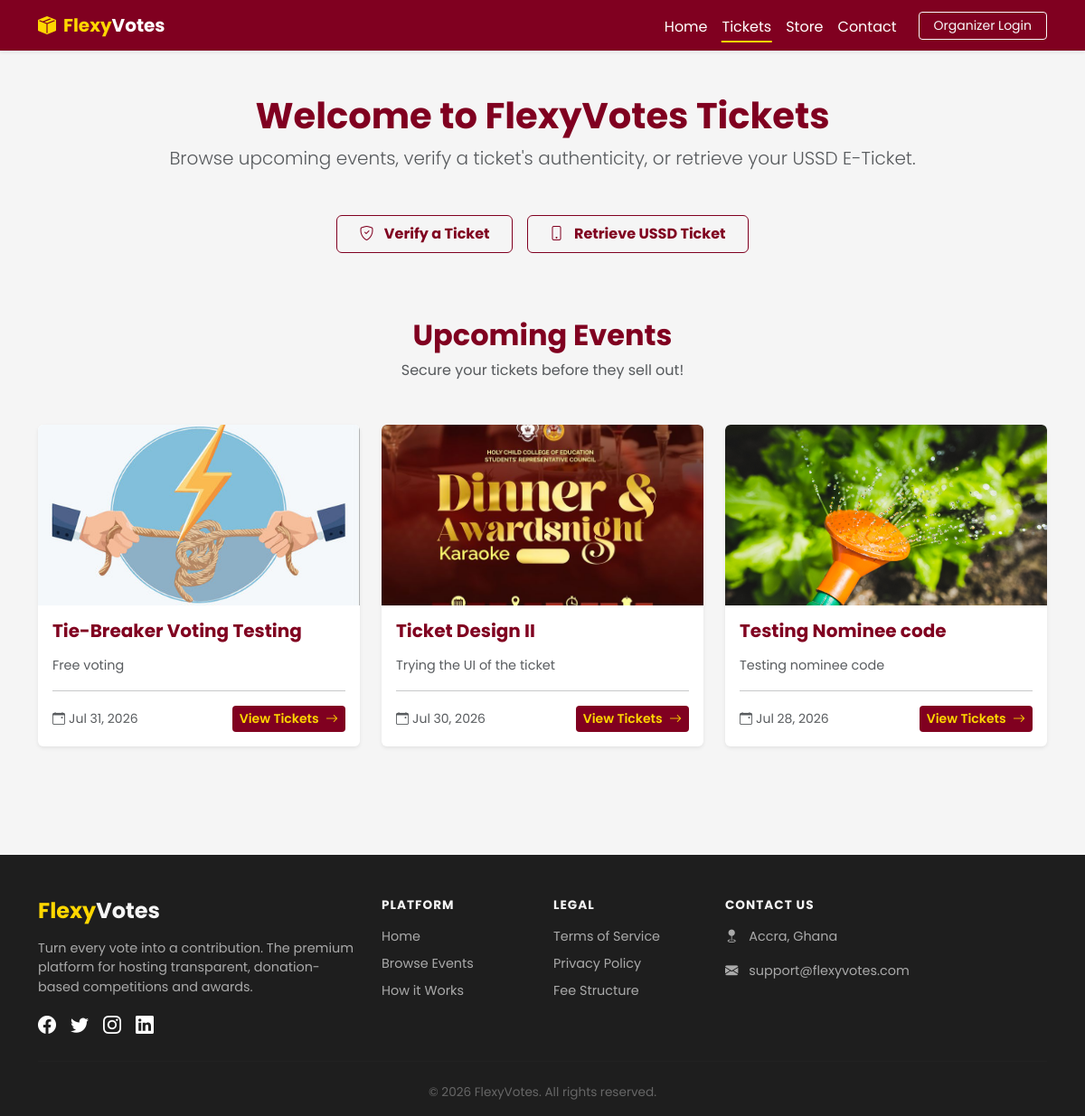
The page /tickets/ on the database its author committed.
### voting/models.py (models this page shows, shortened)
class Event(models.Model):
    class VotingMode(models.TextChoices):
        PAY_TO_VOTE = 'Pay to Vote', 'Pay to Vote'
        CODE_VOTING = 'Code Voting', 'Code Voting'
    voting_mode = models.CharField(max_length=20, choices=VotingMode.choices, default=VotingMode.PAY_TO_VOTE)
    class CodeVotingMode(models.TextChoices):
        STANDARD = 'Standard', 'Standard Codes'
        STUDENT_ID = 'Student ID', 'Student ID + Code'
    code_voting_mode = models.CharField(max_length=20, choices=CodeVotingMode.choices, default=CodeVotingMode.STANDARD)
    enable_tie_breaker = models.BooleanField(default=False) # <--- ADD THIS LINE
    title = models.CharField(max_length=200)
    description = models.TextField(blank=True)
    start_date = models.DateTimeField()
    end_date = models.DateTimeField()
    is_active = models.BooleanField(default=True)
    primary_color = models.CharField(max_length=7, default='#800020')
    accent_color = models.CharField(max_length=7, default='#FFD700')
    background_image = models.ImageField(upload_to='event_backgrounds/', blank=True, null=True, validators=[validate_file_size])
    event_image = models.ImageField(upload_to='event_flyers/', blank=True, null=True, validators=[validate_file_size])
    platform_fee_percentage = models.DecimalField(max_digits=4, decimal_places=2, default=20.00)
    organizer = models.ForeignKey(User, on_delete=models.SET_NULL, null=True, blank=True, related_name='events')

### voting/views.py (the view, shortened to what this page needs)
# urls.py: path('tickets/', views.tickets_view, name='tickets'),
def tickets_view(request):
    events_with_tickets = Event.objects.filter(is_active=True, tickets__isnull=False).distinct().order_by('-start_date')
    ticket_found = None
    error_message = None
    active_action = None # To remember which box to keep open after POST
    return render(request, 'voting/tickets.html', {
        'events': events_with_tickets,
        'ticket_found': ticket_found,
        'error_message': error_message,
        'active_action': active_action
    })

### templates/voting/tickets.html (shortened to what this page needs)
{% extends 'voting/base.html' %}
{% block content %}
<div class="container my-5">
    <div class="text-center mb-5 animate-fadeInUp delay-1">
        <h1 class="fw-bold text-wine">Welcome to FlexyVotes Tickets</h1>
        <p class="lead text-muted">Browse upcoming events, verify a ticket's authenticity, or retrieve your USSD E-Ticket.</p>
    </div>
    <div class="d-flex justify-content-center gap-3 mb-4 animate-fadeInUp delay-2">
        <button class="btn btn-outline-wine fw-bold px-4 py-2" type="button" data-bs-toggle="collapse" data-bs-target="#verifyCollapse" aria-expanded="false" aria-controls="verifyCollapse" onclick="hideOther('retrieveCollapse')">
            <i class="bi bi-shield-check me-2"></i> Verify a Ticket
        </button>
        <button class="btn btn-outline-wine fw-bold px-4 py-2" type="button" data-bs-toggle="collapse" data-bs-target="#retrieveCollapse" aria-expanded="false" aria-controls="retrieveCollapse" onclick="hideOther('verifyCollapse')">
            <i class="bi bi-phone me-2"></i> Retrieve USSD Ticket
        </button>
    </div>
    <div class="animate-fadeInUp delay-4">
        <div class="text-center mb-5">
            <h2 class="fw-bold text-wine">Upcoming Events</h2>
            <p class="text-muted">Secure your tickets before they sell out!</p>
        </div>
        <div class="row">
            {% for event in events %}
            <div class="col-md-4 mb-4">
                <div class="card h-100 shadow-sm border-0 card-hover overflow-hidden">
                    {% if event.event_image %}
                        <img src="{{ event.event_image.url }}" class="card-img-top event-flyer" alt="{{ event.title }}" style="height: 200px; width: 100%; object-fit: cover;">
                    {% else %}
                        <div style="height: 10px; background-color: {{ event.primary_color }};"></div>
                    {% endif %}
                    <div class="card-body">
                        <div class="d-flex justify-content-between align-items-start mb-2">
                            <h5 class="card-title fw-bold text-wine">{{ event.title }}</h5>
                        </div>
                        <p class="card-text text-muted" style="font-size: 0.9rem;">{{ event.description|truncatewords:15 }}</p>
                        <hr>
                        <div class="d-flex justify-content-between align-items-center">
                            <small class="text-muted"><i class="bi bi-calendar-event me-1"></i>{{ event.start_date|date:"M d, Y" }}</small>
                            <a href="{% url 'event_tickets' event.id %}" class="btn btn-sm btn-wine">View Tickets <i class="bi bi-arrow-right ms-1"></i></a>
                        </div>
                    </div>
                </div>
            </div>
            {% empty %}
            <div class="alert alert-warning text-center">No events are selling tickets right now.</div>
            {% endfor %}
        </div>
    </div>
</div>
{% endblock %}

### templates/voting/base.html (style rules this page uses)
body { font-family: 'Poppins', sans-serif; background-color: #F5F5F5; color: #1E1E1E; display: flex; flex-direction: column; min-height: 100vh; }
.text-wine { color: #800020 !important; }
.btn-wine { background-color: #800020; color: #FFD700; font-weight: 600; border: none; transition: background-color 0.3s ease; }
.btn-outline-wine { color: #800020; border: 1px solid #800020; font-weight: 600; background-color: transparent; transition: all 0.3s ease; }
.card-hover { transition: transform 0.3s ease, box-shadow 0.3s ease; }

### templates/voting/tickets.html (style rules this page uses)
.animate-fadeInUp { animation: fadeInUp 0.6s ease-out forwards; }
.delay-1 { animation-delay: 0.1s; opacity: 0; }
.delay-2 { animation-delay: 0.3s; opacity: 0; }
.delay-4 { animation-delay: 0.7s; opacity: 0; }

### rows shown on the page
Event: event_image (picture), title "Tie-Breaker Voting Testing", description "Free voting", start_date "Jul 31, 2026"
Event: event_image (picture), title "Ticket Design II", description "Trying the UI of the ticket", start_date "Jul 30, 2026"
Event: event_image (picture), title "Testing Nominee code", description "Testing nominee code", start_date "Jul 28, 2026"
